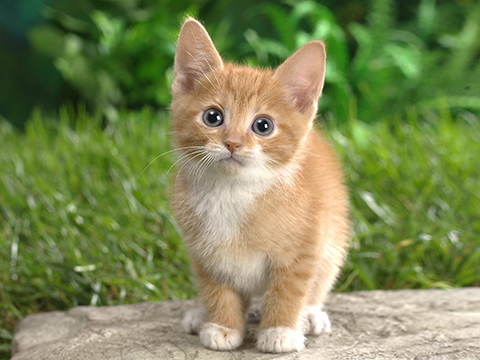
#> input picture opencv/ch1/images/cat.jpg, 480 x 360 px
$ python 04.image_color_split.py
#> lines starting #> are read from the running program, lines starting #| are printed output that depends on the picture
import cv2

img = cv2.imread("./images/cat.jpg", cv2.IMREAD_COLOR)
#> img is the input picture: shape (360, 480, 3); mean B, G, R 85.7, 136, 125.8

gray_img = cv2.cvtColor(img, cv2.COLOR_BGR2GRAY)
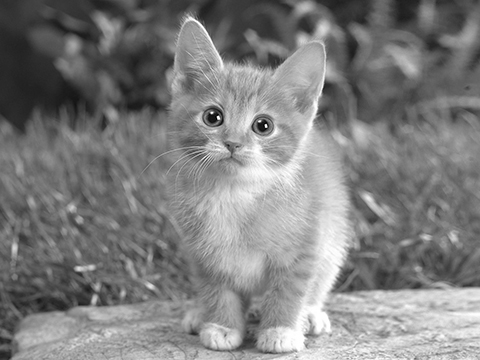
#> gray_img: shape (360, 480); min 1, max 255, mean 127.2
yuv_img = cv2.cvtColor(img, cv2.COLOR_BGR2YUV)
#> yuv_img: shape (360, 480, 3); mean of channels 0, 1, 2 127.2, 107.5, 126.8

y, u, v = cv2.split(yuv_img)
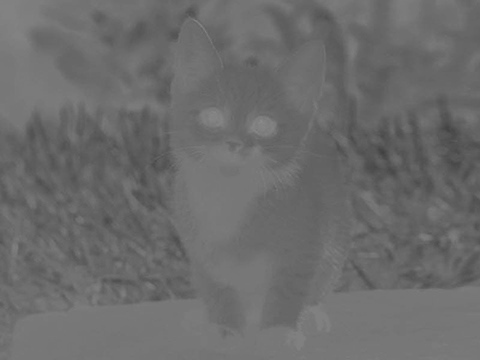
#> u: shape (360, 480); min 64, max 140, mean 107.5
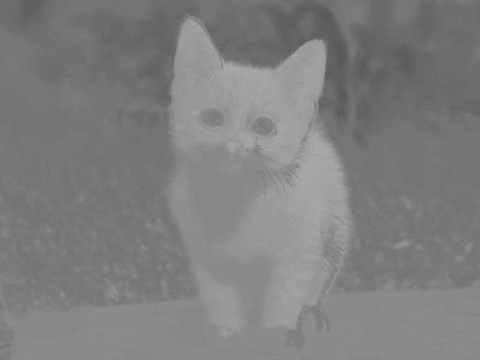
#> v: shape (360, 480); min 85, max 171, mean 126.8

cv2.imshow("Grayscale Image", gray_img)
cv2.imshow("Y Channel", y)
cv2.imshow("U Channel", u)
cv2.imshow("V Channel", v)

cv2.waitKey()
